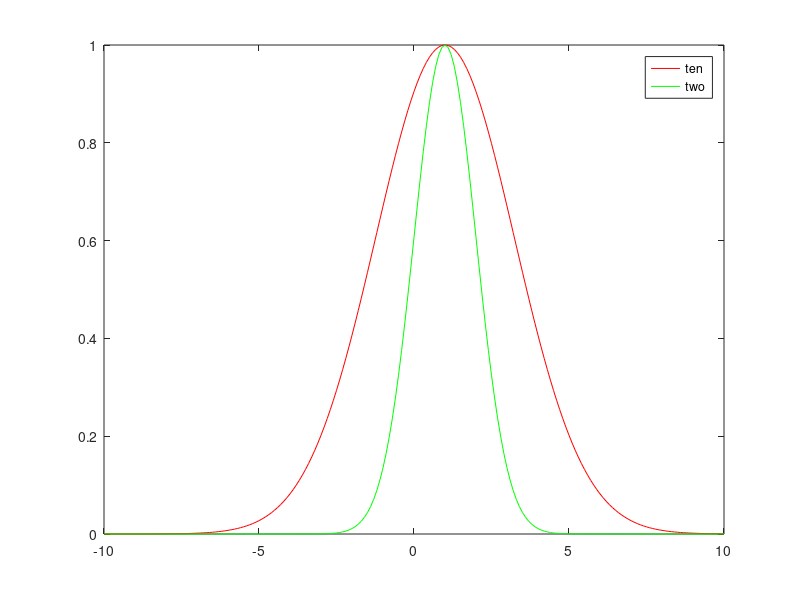

Source code (MATLAB):
clear ; close all; clc
Z = -10 : 0.1 : 10;
G = e.^( (Z - 1).^2 / 10 * -1 );
plot(Z', G, '-r;ten;');

hold on;

G = e.^( (Z - 1).^2 / 2 * -1 );
plot(Z', G, '-g;two;');